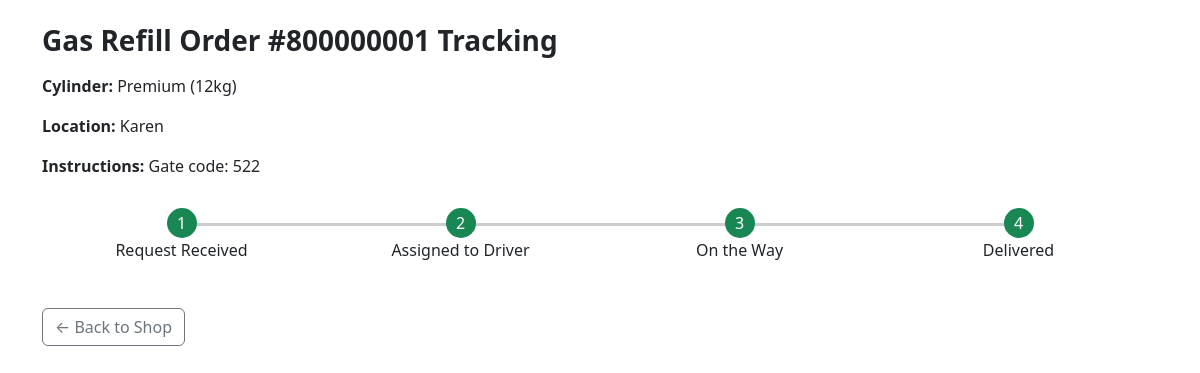
The page /gasrefill/tracking/800000001 (signed in) on the database its author committed.
### tables this page shows
CREATE TABLE `GasRefillOrders` (
    `order_id` INTEGER PRIMARY KEY NOT NULL UNIQUE, -- Changed from AUTOINCREMENT to UNIQUE
    `user_id` INTEGER NOT NULL,
    `cylinder_type` TEXT NOT NULL,
    `size_kg` TEXT NOT NULL,
    `location` TEXT NOT NULL,
    `instructions` TEXT,
    `status` TEXT DEFAULT 'Pending',
    `order_timestamp` REAL NOT NULL, fleet_id INTEGER DEFAULT NULL,
    FOREIGN KEY(`user_id`) REFERENCES `Users`(`user_id`)
);

### routes/gasrefill.py (the view)
@gasrefill_bp.route("/gasrefill/tracking/<int:order_id>")
@login_required
def order_tracking(order_id):
    conn = get_db_connection()
    cursor = conn.cursor()
    cursor.execute("""
        SELECT g.*, u.first_name, u.last_name
        FROM GasRefillOrders g
        JOIN Users u ON g.user_id = u.user_id
        WHERE g.order_id = ?
    """, (order_id,))
    order = cursor.fetchone()
    conn.close()
    if not order or (order['user_id'] != getattr(current_user, 'user_id', None)):
        flash("Order not found or access denied.", "danger")
        return redirect(url_for("gasrefill.gas_refill_form"))
    status_steps = {
        "Pending": 0,
        "Assigned": 1,
        "In Transit": 2,
        "Delivered": 3
    }
    current_step = status_steps.get(order['status'], 0)
    steps = [
        {"label": "Request Received", "active": current_step >= 0},
        {"label": "Assigned to Driver", "active": current_step >= 1},
        {"label": "On the Way", "active": current_step >= 2},
        {"label": "Delivered", "active": current_step >= 3}
    ]
    return render_template("gasrefill/order_tracking.html", order=order, steps=steps)

### app.py (called while the page is built, shortened)
@login_manager.user_loader
def load_user(user_id):
    conn = sqlite3.connect(shopfleetdb)
    conn.row_factory = sqlite3.Row
    cursor = conn.cursor()
    cursor.execute(
        "SELECT user_id, first_name, last_name, email, 'customer' as role FROM Users WHERE user_id = ?",
        (user_id,),
    )
    row = cursor.fetchone()
    if row:
        conn.close()
        return UserObject(row['user_id'], row['first_name'], row['last_name'], row['email'], row['role'])

### routes/gasrefill.py (called while the page is built)
def get_db_connection():
    conn = sqlite3.connect(DB_PATH)
    conn.row_factory = sqlite3.Row
    return conn

### templates/gasrefill/order_tracking.html (shortened to what this page needs)
<!DOCTYPE html>
<html lang="en">
<head>
  <link href="https://cdn.jsdelivr.net/npm/bootstrap@5.3.0/dist/css/bootstrap.min.css" rel="stylesheet"/>
  <link href="{{ url_for('static', filename='css/styles.css') }}" rel="stylesheet">
</head>
<body class="container mt-4">
  <h3 class="fw-bold mb-3">Gas Refill Order #{{ order['order_id'] }} Tracking</h3>
  <p><strong>Cylinder:</strong> {{ order['cylinder_type'] }} ({{ order['size_kg'] }})</p>
  <p><strong>Location:</strong> {{ order['location'] }}</p>
  {% if order['instructions'] %}<p><strong>Instructions:</strong> {{ order['instructions'] }}</p>{% endif %}
  <div class="steps">
    {% for step in steps %}
    <div class="step {% if step.active %}active{% endif %}">
      <div class="circle">{{ loop.index }}</div>
      <p>{{ step.label }}</p>
    </div>
    {% endfor %}
  </div>
  <a href="{{ url_for('shop.shop_home') }}" class="btn btn-outline-secondary">← Back to Shop</a>
</body>
</html>

### templates/gasrefill/order_tracking.html (style rules this page uses)
.step { text-align: center; position: relative; flex: 1; }
.step .circle { width: 30px; height: 30px; border-radius: 50%; margin: auto; background: #ccc; line-height: 30px; color: #fff; }
.step.active .circle { background: #198754; }
.step::after { content: ''; position: absolute; top: 15px; left: 50%; height: 3px; width: 100%; background: #ccc; z-index: -1; }
.step:last-child::after { display: none; }
.steps { display: flex; justify-content: space-between; margin: 30px 0; }

### rows shown on the page
GasRefillOrders: order_id "800000001", cylinder_type "Premium", size_kg "12kg", location "Karen", instructions "Gate code: 522"

### other values the page prints
{{ step.label }} "Request Received" "Assigned to Driver" "On the Way" "Delivered"
